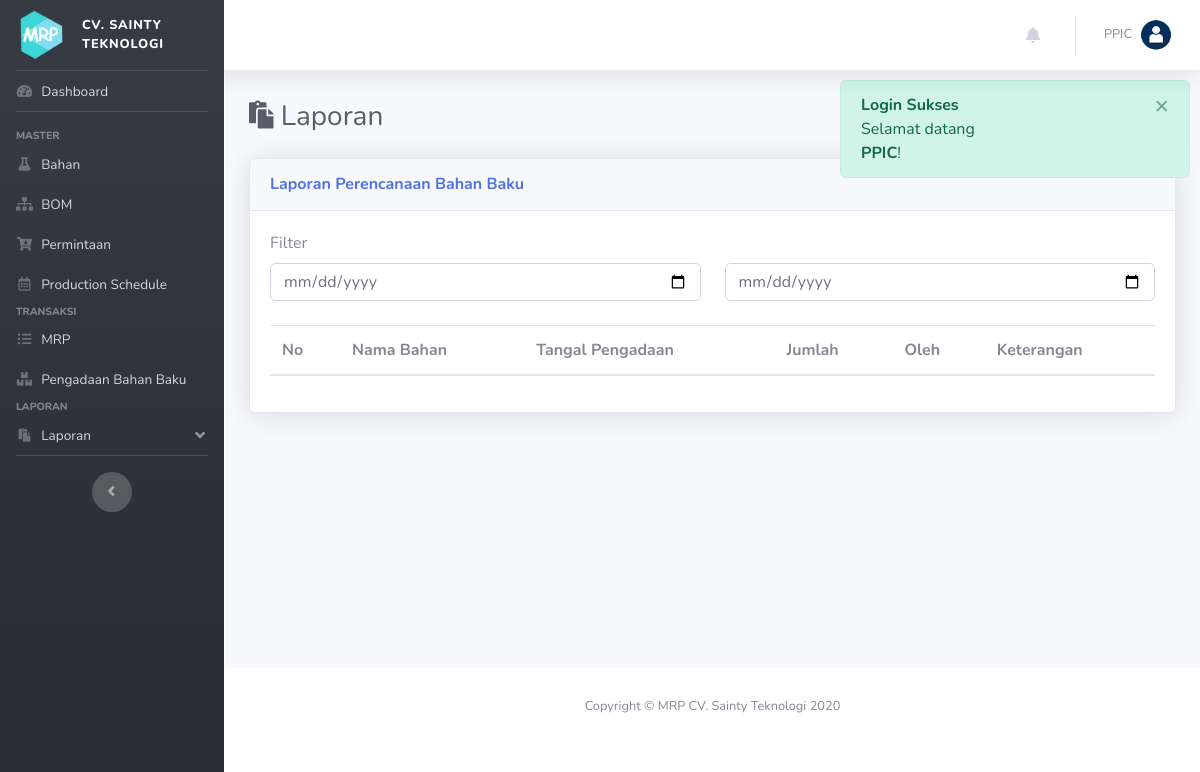
The page /index.php?p=laporan&ket=perencanaan_bahan_baku (signed in) on the database as committed earlier.
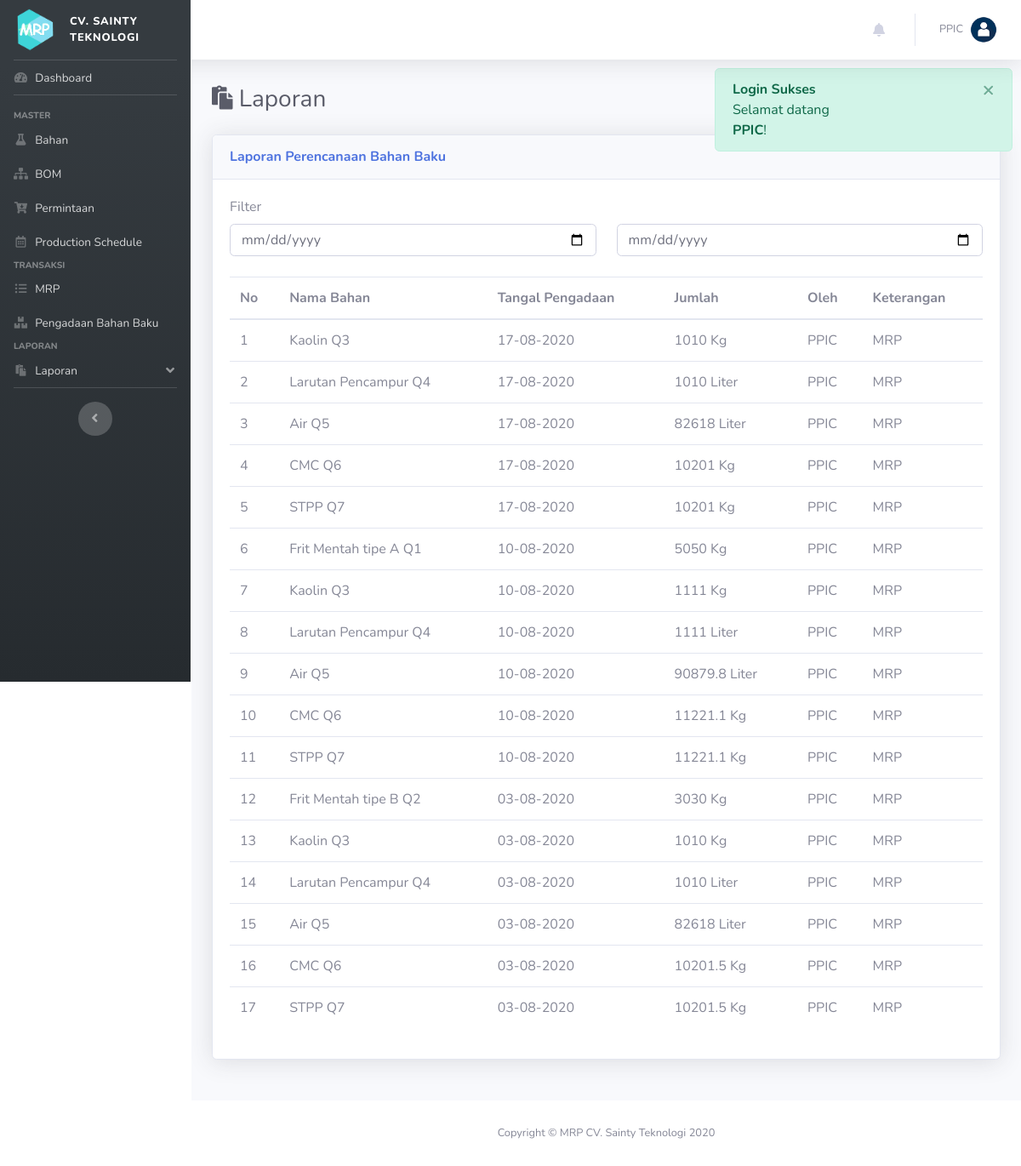
The same page on the database as committed later.
### tables this page shows
CREATE TABLE IF NOT EXISTS `pengadaan` (
  `id_pengadaan` int(11) NOT NULL AUTO_INCREMENT,
  `id_user` int(11) DEFAULT NULL,
  `id_bahan` int(11) DEFAULT NULL,
  `tgl_pengadaan` date DEFAULT NULL,
  `tgl_penerimaan` date DEFAULT NULL,
  `jumlah` double DEFAULT NULL,
  `keterangan` text DEFAULT NULL,
  `sts` int(11) DEFAULT NULL,
  PRIMARY KEY (`id_pengadaan`),
  KEY `id_user` (`id_user`),
  KEY `id_bahan` (`id_bahan`),
  CONSTRAINT `FK_penerimaan_bahan` FOREIGN KEY (`id_bahan`) REFERENCES `bahan` (`id_bahan`) ON DELETE CASCADE ON UPDATE CASCADE,
  CONSTRAINT `FK_penerimaan_user` FOREIGN KEY (`id_user`) REFERENCES `user` (`id_user`) ON DELETE CASCADE ON UPDATE CASCADE
);

CREATE TABLE IF NOT EXISTS `bahan` (
  `id_bahan` int(11) NOT NULL AUTO_INCREMENT,
  `nama_bahan` varchar(200) DEFAULT NULL,
  `satuan` varchar(200) DEFAULT NULL,
  `jumlah` double DEFAULT NULL,
  `ss` double(22,0) DEFAULT NULL,
  `rop` double(22,0) DEFAULT NULL,
  `LT` int(11) DEFAULT NULL,
  PRIMARY KEY (`id_bahan`)
);

CREATE TABLE IF NOT EXISTS `user` (
  `id_user` int(11) NOT NULL AUTO_INCREMENT,
  `username` varchar(50) DEFAULT NULL,
  `password` varchar(50) DEFAULT NULL,
  `nama_user` varchar(200) DEFAULT NULL,
  `jabatan` char(1) DEFAULT NULL,
  PRIMARY KEY (`id_user`),
  UNIQUE KEY `username` (`username`)
);

### pages/laporan/perencanaan_bahan_baku.php (the view, shortened to what this page needs)
<form action="" class="mb-4">
    <div class="row">
        <div class="col">
            <label for="">Filter</label>
        </div>
    </div>
    <div class="row">
        <div class="col">
            <input type="date" class="form-control inp_filter" id="tgl1" placeholder="Tanggal">
        </div>
        <div class="col">
            <input type="date" class="form-control inp_filter" id="tgl2" placeholder="Tanggal">
        </div>
    </div>
</form>
<table class="table dataTableLaporan">
    <thead>
        <tr>
            <th>No</th>
            <th>Nama Bahan</th>
            <th>Tangal Pengadaan</th>
            <th>Jumlah</th>
            <th>Oleh</th>
            <th>Keterangan</th>
        </tr>
    </thead>
    <tbody>
    <?php
        $i=0;
        $sql = "SELECT
                    a.*,
                    b.nama_user,
                    c.nama_bahan,
                    c.satuan
                FROM pengadaan a
                JOIN user b ON a.id_user = b.id_user
                JOIN bahan c ON a.id_bahan = c.id_bahan
                WHERE a.sts = 0
                ORDER BY a.tgl_pengadaan DESC";
        $q = mysqli_query($con, $sql);
        while($row = mysqli_fetch_array($q)):
    ?>
        <tr>
            <td><?= ++$i; ?></td>
            <td><?= $row['nama_bahan']; ?></td>
            <td><?= date("d-m-Y", strtotime($row['tgl_pengadaan'])); ?></td>
            <td><?= $row['jumlah']." ".$row['satuan']; ?></td>
            <td><?= $row['nama_user']; ?></td>
            <td><?= $row['keterangan']; ?></td>
        </tr>
    <?php endwhile; ?>
    </tbody>
</table>

### templates/sidebar.php (shortened to what this page needs)
<?php
$akses = [
            [8],
            [0, 1, 2, 3, 4, 5, 8],
            [6, 7, 8, 82, 83],
            [8, 84, 85],
            [8, 86],
            [0, 1, 2, 3, 4, 5, 8, 9]
        ];
?>
    <li class="nav-item" id="home">
        <a class="nav-link" href="index.php">
            <i class="fas fa-fw fa-tachometer-alt"></i>
            <span>Dashboard</span>
        </a>
    </li>
    <hr class="sidebar-divider">
    <?php foreach($menu as $k => $v): ?>
        <?php if(in_array($v['menu'][0]['id'], $akses[$_SESSION['type']])): ?>
        <div class="sidebar-heading">
            <?= $v['group']; ?>
        </div>
        <?php endif; ?>
        <?php foreach($v['menu'] as $a => $b): ?>
            <?php if(in_array($b['id'], $akses[$_SESSION['type']])): ?>
                <?php if($b['type']==0): ?>
                    <li class="nav-item" id="<?= str_replace(".php", "", $b['pages']); ?>">
                        <a class="nav-link" href="<?= $b['link']; ?>">
                            <i class="<?= $b['icon']; ?>"></i>
                            <span><?= $b['text']; ?></span>
                        </a>
                    </li>
                <?php else: ?>
                    <li class="nav-item" id="<?= str_replace(".php", "", $b['pages']); ?>">
                        <a class="nav-link" href="#" data-toggle="collapse" data-target="#collapseLaporan" aria-expanded="true" aria-controls="collapseLaporan">
                            <i class="<?= $b['icon']; ?>"></i>
                            <span><?= $b['text']; ?></span>
                        </a>
                    </li>
                <?php endif; ?>
            <?php endif; ?>
        <?php endforeach; ?>
    <?php endforeach; ?>

Rows that differ between the two databases and show on the page:
added pengadaan: id_bahan.nama_bahan "Kaolin Q3", tgl_pengadaan "17-08-2020", jumlah "1010", id_bahan.satuan "Kg", id_user.nama_user "PPIC", keterangan "MRP"
added pengadaan: id_bahan.nama_bahan "Larutan Pencampur Q4", tgl_pengadaan "17-08-2020", jumlah "1010", id_bahan.satuan "Liter", id_user.nama_user "PPIC", keterangan "MRP"
added pengadaan: id_bahan.nama_bahan "Air Q5", tgl_pengadaan "17-08-2020", jumlah "82618", id_bahan.satuan "Liter", id_user.nama_user "PPIC", keterangan "MRP"
added pengadaan: id_bahan.nama_bahan "CMC Q6", tgl_pengadaan "17-08-2020", jumlah "10201", id_bahan.satuan "Kg", id_user.nama_user "PPIC", keterangan "MRP"
added pengadaan: id_bahan.nama_bahan "STPP Q7", tgl_pengadaan "17-08-2020", jumlah "10201", id_bahan.satuan "Kg", id_user.nama_user "PPIC", keterangan "MRP"
added pengadaan: id_bahan.nama_bahan "Frit Mentah tipe A Q1", tgl_pengadaan "10-08-2020", jumlah "5050", id_bahan.satuan "Kg", id_user.nama_user "PPIC", keterangan "MRP"
added pengadaan: id_bahan.nama_bahan "Kaolin Q3", tgl_pengadaan "10-08-2020", jumlah "1111", id_bahan.satuan "Kg", id_user.nama_user "PPIC", keterangan "MRP"
added pengadaan: id_bahan.nama_bahan "Larutan Pencampur Q4", tgl_pengadaan "10-08-2020", jumlah "1111", id_bahan.satuan "Liter", id_user.nama_user "PPIC", keterangan "MRP"
added pengadaan: id_bahan.nama_bahan "Air Q5", tgl_pengadaan "10-08-2020", jumlah "90879.8", id_bahan.satuan "Liter", id_user.nama_user "PPIC", keterangan "MRP"
added pengadaan: id_bahan.nama_bahan "CMC Q6", tgl_pengadaan "10-08-2020", jumlah "11221.1", id_bahan.satuan "Kg", id_user.nama_user "PPIC", keterangan "MRP"
added pengadaan: id_bahan.nama_bahan "STPP Q7", tgl_pengadaan "10-08-2020", jumlah "11221.1", id_bahan.satuan "Kg", id_user.nama_user "PPIC", keterangan "MRP"
added pengadaan: id_bahan.nama_bahan "Frit Mentah tipe B Q2", tgl_pengadaan "03-08-2020", jumlah "3030", id_bahan.satuan "Kg", id_user.nama_user "PPIC", keterangan "MRP"
added pengadaan: id_bahan.nama_bahan "Kaolin Q3", tgl_pengadaan "03-08-2020", jumlah "1010", id_bahan.satuan "Kg", id_user.nama_user "PPIC", keterangan "MRP"
added pengadaan: id_bahan.nama_bahan "Larutan Pencampur Q4", tgl_pengadaan "03-08-2020", jumlah "1010", id_bahan.satuan "Liter", id_user.nama_user "PPIC", keterangan "MRP"
added pengadaan: id_bahan.nama_bahan "Air Q5", tgl_pengadaan "03-08-2020", jumlah "82618", id_bahan.satuan "Liter", id_user.nama_user "PPIC", keterangan "MRP"
added pengadaan: id_bahan.nama_bahan "CMC Q6", tgl_pengadaan "03-08-2020", jumlah "10201.5", id_bahan.satuan "Kg", id_user.nama_user "PPIC", keterangan "MRP"
added pengadaan: id_bahan.nama_bahan "STPP Q7", tgl_pengadaan "03-08-2020", jumlah "10201.5", id_bahan.satuan "Kg", id_user.nama_user "PPIC", keterangan "MRP"
